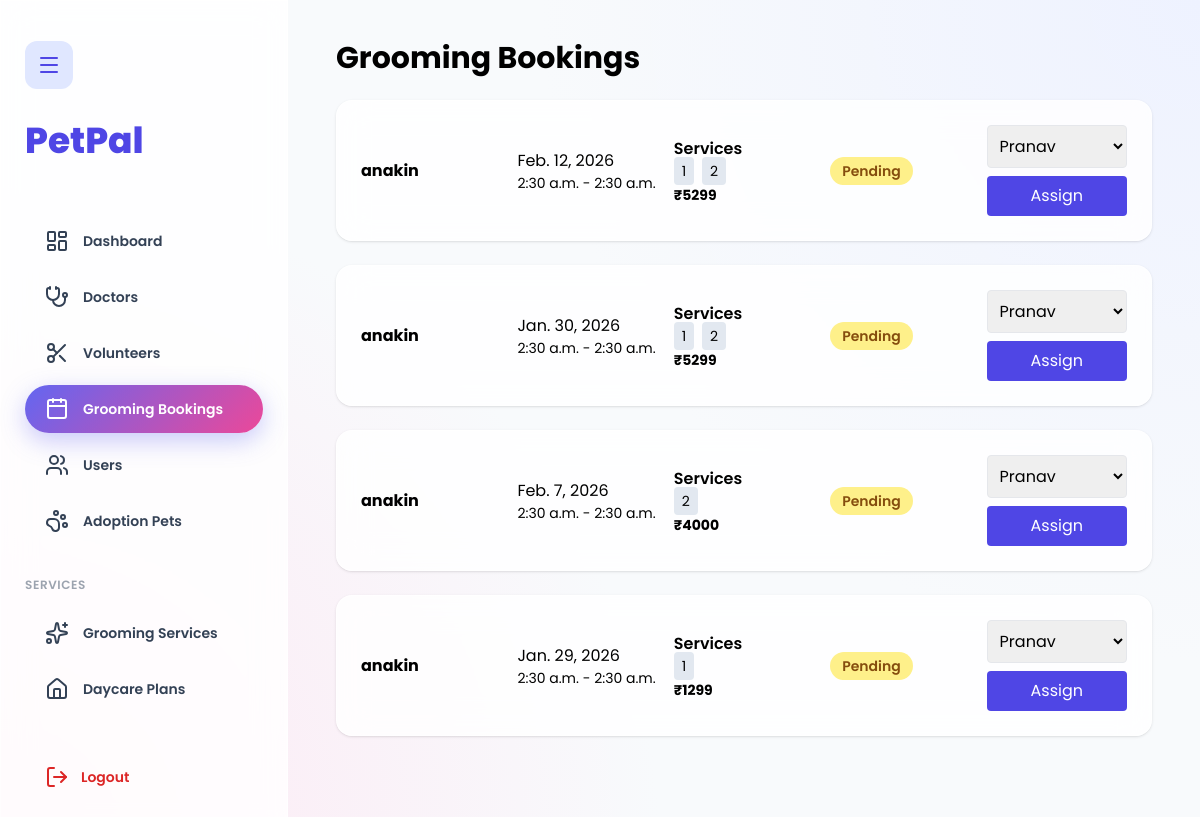
Page /petadmin/grooming/bookings/ (signed in) on the earlier database version.
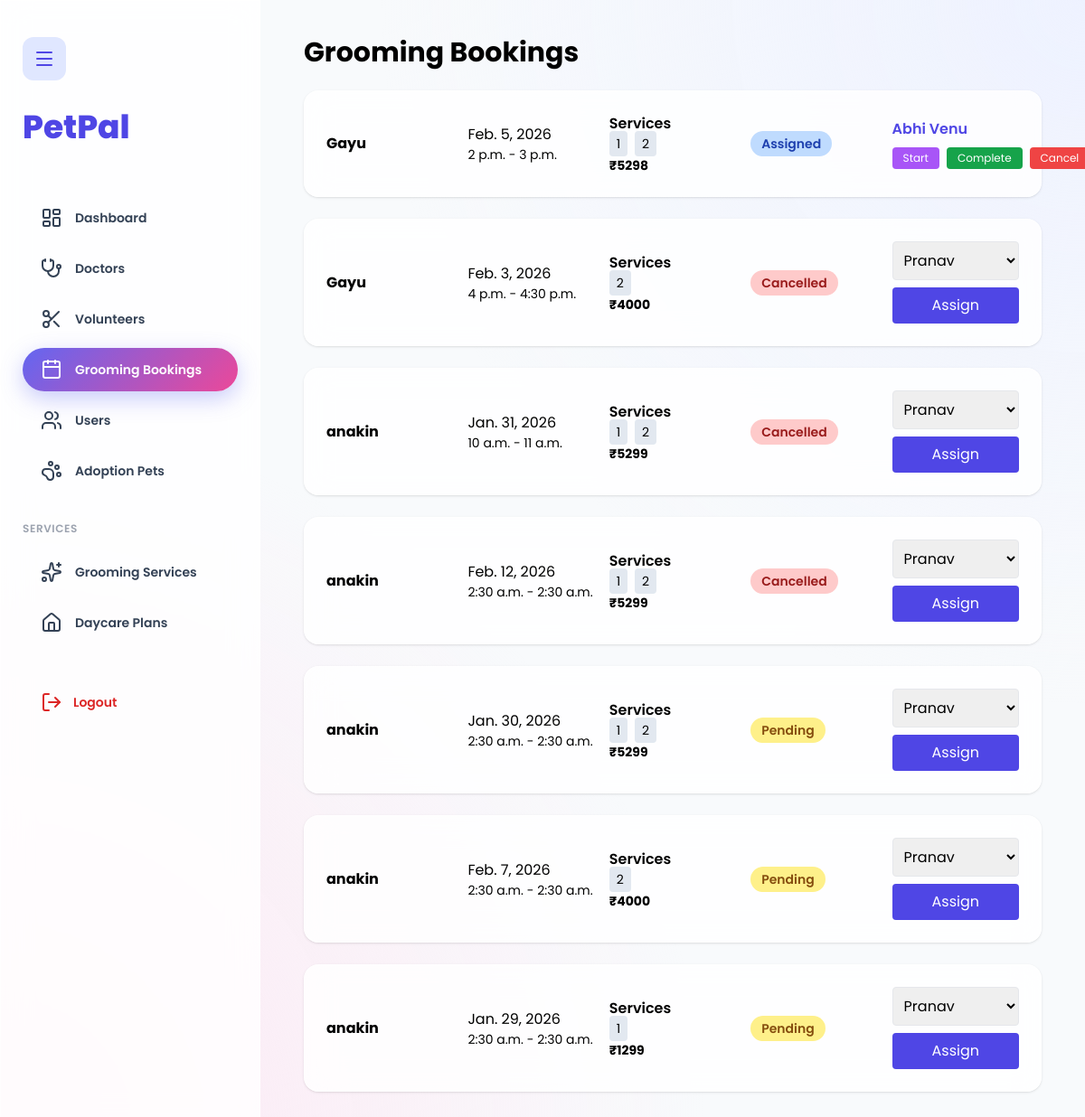
Same page on the later database version.
### petapp/models.py (models this page shows, shortened)
class GroomingBooking(models.Model):
    user = models.ForeignKey(user_registration, on_delete=models.CASCADE)
    volunteer = models.ForeignKey(
        volunteer_registration,
        on_delete=models.SET_NULL,
        null=True,
        blank=True
    )
    animal_type = models.CharField(max_length=50)
    pet_name = models.CharField(max_length=100)
    breed = models.CharField(max_length=100, blank=True, null=True)
    age = models.PositiveIntegerField(blank=True, null=True)
    weight = models.DecimalField(max_digits=5, decimal_places=2, blank=True, null=True)
    condition = models.CharField(max_length=200, blank=True, null=True)
    guardian_name = models.CharField(max_length=100)
    guardian_phone = models.CharField(max_length=15)
    emergency_contact = models.CharField(max_length=15, blank=True, null=True)
    email = models.EmailField(blank=True, null=True)
    address = models.TextField(blank=True, null=True)
    date = models.DateField()
    start_time = models.TimeField()
    end_time = models.TimeField()
    services = models.JSONField()
    total = models.IntegerField()
    total_duration = models.IntegerField()
    instructions = models.TextField(blank=True, null=True)
    status = models.CharField(
        max_length=30,
        choices=[
            ("Pending", "Pending"),
            ("Assigned", "Assigned"),
            ("In Progress", "In Progress"),
            ("Completed", "Completed"),
            ("Cancelled", "Cancelled"),
        ],
        default="Pending"
    )
    created_at = models.DateTimeField(auto_now_add=True)
    class Meta:
        unique_together = ("date", "start_time")  # 🔒 HARD booking protection

class user_registration(models.Model):
    name = models.CharField(max_length=100)
    username = models.CharField(max_length=100, unique=True)
    email = models.EmailField(unique=True)
    password = models.CharField(max_length=100)
    is_active = models.BooleanField(default=True)
    profile_image = models.ImageField(upload_to="profiles/", blank=True, null=True)
    is_email_verified = models.BooleanField(default=False)

### volunteer/models.py (models this page shows, shortened)
class volunteer_registration(models.Model):
    name = models.CharField(max_length=100)
    email = models.EmailField(unique=True)
    password = models.CharField(max_length=255)  # hashed
    proof = models.FileField(upload_to='volunteer_docs', default=True)
    phone = models.CharField(max_length=15, default='True')
    skills = models.CharField(max_length=30, default='True')
    address = models.TextField(default='True')
    is_available = models.BooleanField(default=False)

### Petadmin/views.py (the view)
# urls.py: path("grooming/bookings/", views.adminGroomingBookings, name="adminGroomingBookings"),
def adminGroomingBookings(request):
    if "admin_id" not in request.session:
        return redirect("petadmin:loginAdmin")
    bookings = GroomingBooking.objects.select_related(
        "user", "volunteer"
    ).order_by("-created_at")
    volunteers = volunteer_registration.objects.filter(is_available=True)
    return render(request, "petadmin/groomingBookingsAdmin.html", {
        "bookings": bookings,
        "volunteers": volunteers
    })

### templates/Petadmin/groomingbookingsAdmin.html (shortened to what this page needs)
{% extends "petadmin/baseAdmin.html" %}
{% block content %}
<h1 class="text-3xl font-bold mb-6">Grooming Bookings</h1>
<div class="grid gap-6">
{% for b in bookings %}
<div class="glass p-6 rounded-2xl shadow">
  <div class="grid md:grid-cols-5 gap-4 items-center">
    <div>
      <div class="font-bold">{{ b.user.name }}</div>
    </div>
    <div>
      <div>{{ b.date }}</div>
      <div class="text-sm">
        {{ b.start_time }} - {{ b.end_time }}
      </div>
    </div>
    <div>
      <div class="font-semibold">Services</div>
      <div class="text-sm">
        {% for s in b.services %}
          <span class="px-2 py-1 bg-slate-200 rounded mr-1">{{ s }}</span>
        {% endfor %}
      </div>
      <div class="text-sm font-bold mt-1">₹{{ b.total }}</div>
    </div>
    <div>
      <span class="px-3 py-1 rounded-full text-sm font-semibold
        {% if b.status == 'Pending' %} bg-yellow-200 text-yellow-800
        {% elif b.status == 'Assigned' %} bg-blue-200 text-blue-800
        {% elif b.status == 'In Progress' %} bg-purple-200 text-purple-800
        {% elif b.status == 'Completed' %} bg-green-200 text-green-800
        {% elif b.status == 'Cancelled' %} bg-red-200 text-red-800
        {% endif %}">
        {{ b.status }}
      </span>
    </div>
    <div>
      {% if not b.volunteer %}
      <form method="post" action="{% url 'petadmin:assignGroomingVolunteer' b.id %}">
        <select name="volunteer_id" class="border p-2 rounded w-full mb-2">
          {% for v in volunteers %}
            <option value="{{ v.id }}">{{ v.name }}</option>
          {% endfor %}
        </select>
        <button class="bg-indigo-600 text-white px-4 py-2 rounded w-full">
          Assign
        </button>
      </form>
      {% else %}
      <div class="font-semibold text-indigo-600">
        {{ b.volunteer.name }}
      </div>
      <div class="flex gap-2 mt-2 text-xs">
        <a href="{% url 'petadmin:updateGroomingStatus' b.id 'In Progress' %}"
           class="bg-purple-500 text-white px-3 py-1 rounded">Start</a>
        <a href="{% url 'petadmin:updateGroomingStatus' b.id 'Completed' %}"
           class="bg-green-600 text-white px-3 py-1 rounded">Complete</a>
        <a href="{% url 'petadmin:updateGroomingStatus' b.id 'Cancelled' %}"
           class="bg-red-500 text-white px-3 py-1 rounded">Cancel</a>
      </div>
      {% endif %}
    </div>
  </div>
</div>
{% endfor %}
</div>
{% endblock %}

Differences in the rows shown:
added GroomingBooking: user.name "Gayu", date "Feb. 5, 2026", start_time "2 p.m.", end_time "3 p.m.", services "1" "2", total "5298", status "Assigned", volunteer.name "Abhi Venu"
added GroomingBooking: user.name "Gayu", date "Feb. 3, 2026", start_time "4 p.m.", end_time "4:30 p.m.", services "2", total "4000", status "Cancelled"
added GroomingBooking: user.name "anakin", date "Jan. 31, 2026", start_time "10 a.m.", end_time "11 a.m.", services "1" "2", total "5299", status "Cancelled"
changed GroomingBooking "Feb. 12, 2026": status "Pending" → "Cancelled"
